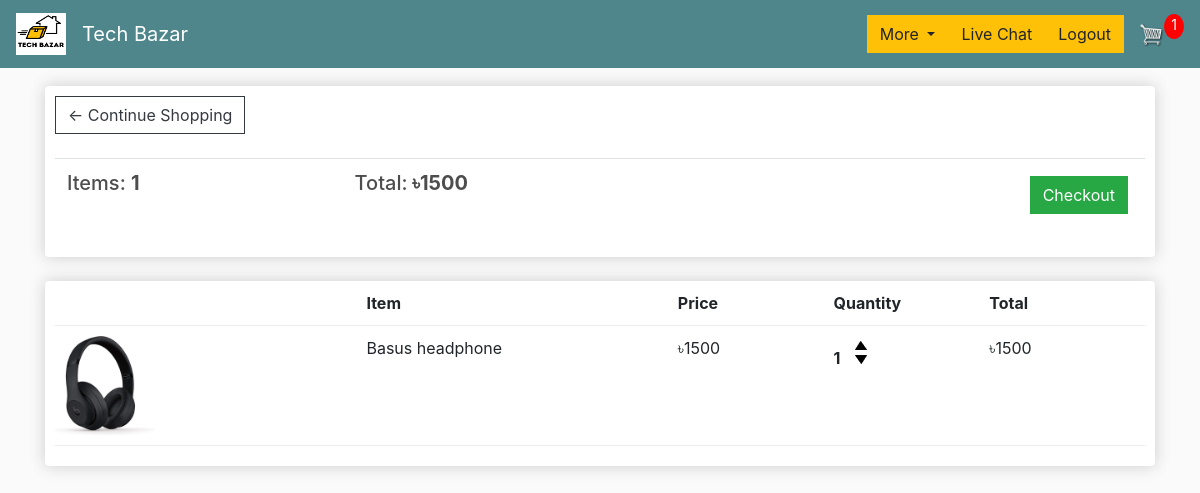
The app's page /cart/ (signed in) with its own data.
### store/models.py (models this page shows, shortened)
class Order(models.Model):
    customer = models.ForeignKey(Customer, on_delete=models.SET_NULL, null=True, blank=True)
    date_ordered = models.DateTimeField(auto_now_add=True)
    complete = models.BooleanField(default=False)
    transaction_id = models.CharField(max_length=100, null=True)
    @property
    def get_cart_total(self):
        orderitems = self.orderitem_set.all()
        total = sum([item.get_total for item in orderitems])
        return total
    @property
    def get_cart_items(self):
        orderitems = self.orderitem_set.all()
        total = sum([item.quantity for item in orderitems])
        return total

class OrderItem(models.Model):
    product = models.ForeignKey(Product, on_delete=models.SET_NULL, null=True)
    order = models.ForeignKey(Order, on_delete=models.SET_NULL, null=True)
    quantity = models.IntegerField(default=0, null=True, blank=True)
    date_added = models.DateTimeField(auto_now_add=True)
    @property
    def get_total(self):
        total = self.product.price * self.quantity
        return total

class Product(models.Model):
    name = models.CharField(max_length=200)
    price = models.IntegerField(default=0)
    description = models.CharField(max_length=200, default='', null=True, blank=True)
    category = models.ForeignKey(Category, on_delete=models.CASCADE, default=1)
    inStock = models.IntegerField(default=0, null=True, blank=True)
    soldout = models.IntegerField(default=0, null=True, blank=True)
    digital = models.BooleanField(default=False, null=True, blank=True)
    image = models.ImageField(null=True, blank=True)
    @property
    def imageURL(self):
        try:
            url = self.image.url
        except:
            url = ''
        return url

### store/views.py (the view)
# urls.py: path('cart/', views.cart, name="cart"),
def cart(request):
    data = cartData(request)
    cartItems = data['cartItems']
    order = data['order']
    items = data['items']
    context = {'items': items, 'order': order, 'cartItems': cartItems}
    return render(request, 'store/cart.html', context)

### store/utils.py (called while the page is built)
def cartData(request):
    if request.user.is_authenticated:
        customer = request.user.customer
        order, created = Order.objects.get_or_create(customer=customer, complete=False)
        items = order.orderitem_set.all()
        cartItems = order.get_cart_items
    else:
        cookieData = cookieCart(request)
        cartItems = cookieData['cartItems']
        order = cookieData['order']
        items = cookieData['items']
    return {'cartItems': cartItems, 'order': order, 'items': items}

### store/templates/store/cart.html
{% extends 'store/main.html' %}
{% load static %}
{% block content %}
<div class="container pt-2">
	<div class="row">
		<div class="col-lg-12">
			<div class="box-element">
				<a  class="btn btn-outline-dark" href="{% url 'store' %}">&#x2190; Continue Shopping</a>
				<br>
				<br>
				<table class="table">
					<tr>
						<th><h5>Items: <strong>{{order.get_cart_items}}</strong></h5></th>
						<th><h5>Total:<strong> ৳{{order.get_cart_total}}</strong></h5></th>
						<th>
							<a  style="float:right; margin:5px;" class="btn btn-success" href="{% url 'checkout' %}">Checkout</a>
						</th>
					</tr>
				</table>
			</div>
			<br>
			<div class="box-element">
				<div class="cart-row">
					<div style="flex:2"></div>
					<div style="flex:2"><strong>Item</strong></div>
					<div style="flex:1"><strong>Price</strong></div>
					<div style="flex:1"><strong>Quantity</strong></div>
					<div style="flex:1"><strong>Total</strong></div>
				</div>
				{% for item in items %}
				<div class="cart-row">
					<div style="flex:2"><img class="row-image" src="{{item.product.imageURL}}"></div>
					<div style="flex:2"><p>{{item.product.name}}</p></div>
					<div style="flex:1"><p>৳{{item.product.price}}</p></div>
					<div style="flex:1">
						<p class="quantity">{{item.quantity}}</p>
						<div class="quantity">
							<img data-product="{{item.product.id}}" data-action="add" class="chg-quantity update-cart" src="{% static  'images/arrow-up.png' %}">
							<img data-product="{{item.product.id}}" data-action="remove" class="chg-quantity update-cart" src="{% static  'images/arrow-down.png' %}">
						</div>
					</div>
					<div style="flex:1"><p>৳{{item.get_total}}</p></div>
				</div>
				{% endfor %}
			</div>
		</div>
	</div>
	</div>
{% endblock content %}

### static/css/main.css (style rules this page uses)
body { background-color: hsl(0, 0%, 98%); }
h1,h2,h3,h4,h5,h6 { color:hsl(0, 0%, 30%); }
.box-element { box-shadow:hsl(0, 0%, 80%) 0 0 16px; background-color: #fff; border-radius: 4px; padding: 10px; }
.col-lg-4, .col-lg-6, .col-lg-8, .col-lg-12 { margin-top: 10px; }
.btn { border-radius: 0; }
.row-image { width: 100px; }
.cart-row { display: flex; align-items: flex-stretch; padding-bottom: 10px; margin-bottom: 10px; border-bottom: 1px solid #ececec; }
.quantity { display: inline-block; font-weight: 700; padding-right:10px; }
.chg-quantity { width: 12px; cursor: pointer; display: block; margin-top: 5px; transition:.1s; }

### records on screen
Order: get_cart_items "1", get_cart_total "1500"
OrderItem: product.imageURL (picture), product.name "Basus headphone", product.price "1500", quantity "1", get_total "1500"

### other values on screen
{{ cartItems }} "1"
